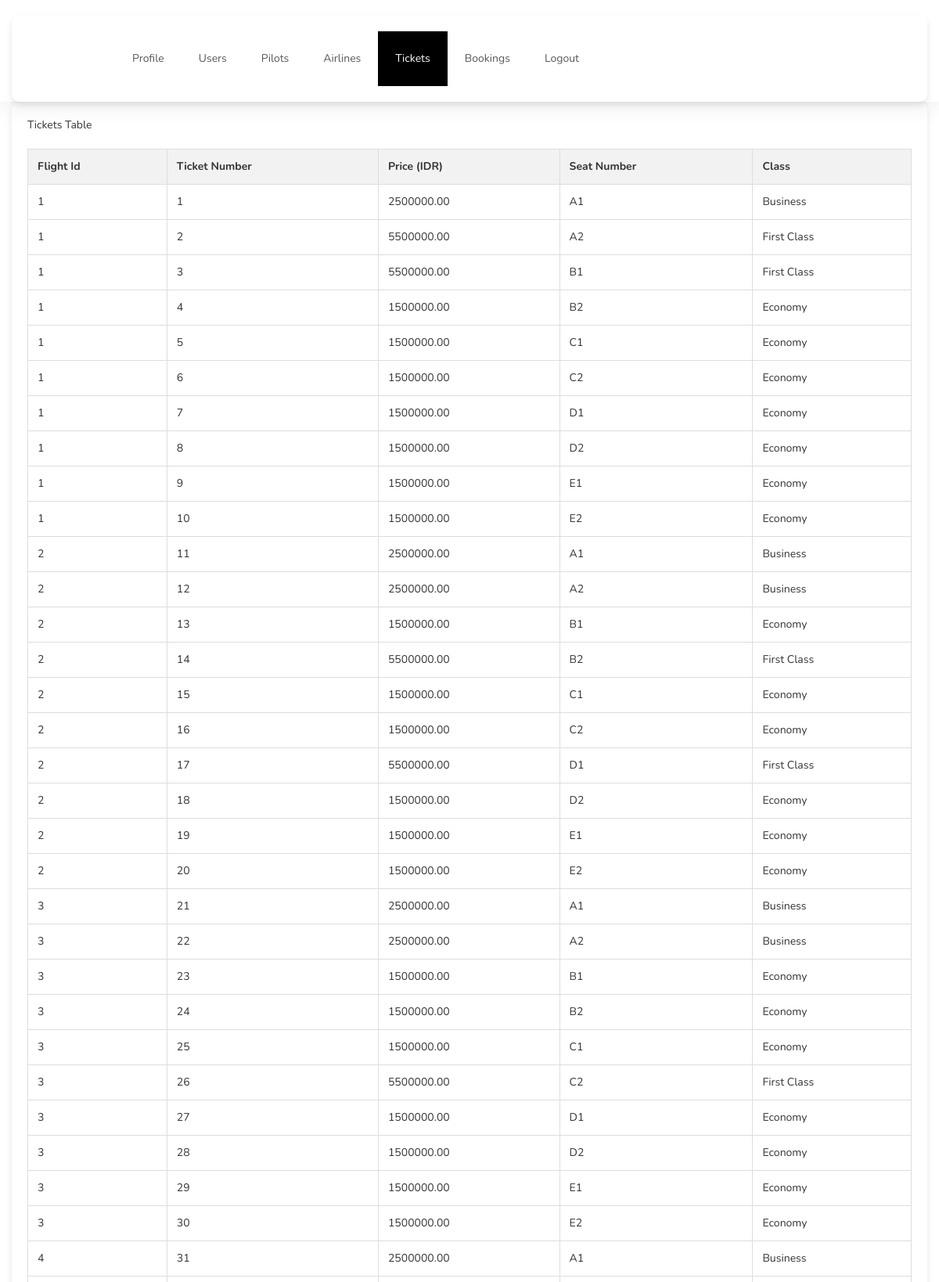
Screenshot of /airline2/admin_tickets.php (upper part) with the database file from the repository.
### tables this page shows
CREATE TABLE `tickets` (
  `ticket_number` int(11) NOT NULL,
  `flight_id` varchar(30) DEFAULT NULL,
  `price` decimal(15,2) DEFAULT NULL,
  `seat_number` varchar(30) DEFAULT NULL,
  `class` varchar(30) DEFAULT NULL
);

### airline2/admin_tickets.php (the view, shortened to what this page needs)
<!DOCTYPE html>
<html lang="en">
<head>
    <link rel="stylesheet" href="css/bootstrap.min.css">
    <link rel="stylesheet" href="css/font-awesome.min.css">
    <link rel="stylesheet" href="css/owl.carousel.css">
    <link rel="stylesheet" href="css/owl.theme.default.min.css">
    <link rel="stylesheet" href="css/style.css">
</head>
<body id="top" data-spy="scroll" data-target=".navbar-collapse" data-offset="50">
    <section class="navbar custom-navbar navbar-fixed-top navbar-custom" role="navigation">
        <div class="container">
            <div class="collapse navbar-collapse">
                <ul class="nav navbar-nav navbar-nav-first">
                    <li><a href="admin_home.php">Profile</a></li>
                    <li><a href="users.php">Users</a></li>
                    <li><a href="pilot.php">Pilots</a></li>
                    <li><a href="airlines.php">Airlines</a></li>
                    <li class="active"><a href="admin_tickets.php">Tickets</a></li>
                    <li><a href="booked_flights.php">Bookings</a></li>
                    <li><a href="login.php">Logout</a></li>
                </ul>
            </div>
        </div>
    </section>
    <section id="section1">
        <div class="container">
            <div class="title">Tickets Table</div>
            <?php
            require_once('dbconnect.php');
            $sql = "SELECT * FROM tickets";
            $result = $conn->query($sql);
            if ($result->num_rows > 0) {
                echo "<table><tr><th>Flight Id</th><th>Ticket Number</th><th>Price (IDR)</th><th>Seat Number</th><th>Class</th></tr>";
                while ($row = $result->fetch_assoc()) {
                    echo "<tr><td>" . $row["flight_id"] . "</td><td>" . $row["ticket_number"] . "</td><td>" . $row["price"] . "</td><td>" . $row["seat_number"] . "</td><td>" . $row["class"] . "</td></tr>";
                }
                echo "</table>";
            } else {
                echo "0 results";
            }
            ?>
        </div>
    </section>
</body>
</html>

### airline2/css/style.css (style rules this page uses)
body { background: #ffffff; font-family: 'Nunito', sans-serif; overflow-x: hidden; padding-top: 70px; }
html { -webkit-font-smoothing: antialiased; }
a { color: #252525; -webkit-transition: 0.5s; transition: 0.5s; text-decoration: none !important; }
a, input, button, .form-control { -webkit-transition: 0.5s; transition: 0.5s; }
section { position: relative; padding: 100px 0; }
.custom-navbar { background: #ffffff; border-top: 5px solid #29ca8e; border-bottom: 0; -webkit-box-shadow: 0 1px 30px rgba(0, 0, 0, 0.1); -moz-box-shadow: 0 1px 30px rgba(0, 0, 0, 0.1); box-shadow: 0 1px 30px rgba(0, 0, 0, 0.1); padding: 12px 0; margin-bottom: 0; padding: 0; }
.custom-navbar .navbar-nav.navbar-nav-first { margin-left: 8em; }
.custom-navbar .nav li a { line-height: 40px; color: #575757; padding-right: 22px; padding-left: 22px; }
.custom-navbar .nav li.active > a { background-color: #29ca8e; color: #ffffff; }
section, .section-background .item, .section-background .courses-thumb, .section-background .team-thumb, main > section:nth-child(even) .item, main > section:nth-child(even) .courses-thumb, main > section:nth-child(even) .team-thumb, main > section { background: #fff; }

### airline2/admin_tickets.php (style rules this page uses)
body { background-color: #f8f9fa; color: #333; }
section { padding: 40px 0; }
table { width: 100%; border-collapse: collapse; margin-top: 20px; }
th, td { border: 1px solid #dddddd; text-align: left; padding: 12px; }
th { background-color: #f2f2f2; }
.container { background-color: #ffffff; border-radius: 10px; box-shadow: 0 4px 8px rgba(0, 0, 0, 0.1); padding: 20px; margin-top: 20px; }
.navbar-custom .navbar-nav-first>li>a:hover, .navbar-custom .navbar-nav-first>li.active>a { color: #fff !important; background-color: #000 !important; }
.navbar-custom { border-color: #000 !important; border: none !important; }

### rows the page displays
tickets: flight "1", ticket_number "1", price "2500000.00", seat_number "A1", class "Business"
tickets: flight "1", ticket_number "2", price "5500000.00", seat_number "A2", class "First Class"
tickets: flight "1", ticket_number "3", price "5500000.00", seat_number "B1", class "First Class"
tickets: flight "1", ticket_number "4", price "1500000.00", seat_number "B2", class "Economy"
tickets: flight "1", ticket_number "5", price "1500000.00", seat_number "C1", class "Economy"
tickets: flight "1", ticket_number "6", price "1500000.00", seat_number "C2", class "Economy"
tickets: flight "1", ticket_number "7", price "1500000.00", seat_number "D1", class "Economy"
tickets: flight "1", ticket_number "8", price "1500000.00", seat_number "D2", class "Economy"
tickets: flight "1", ticket_number "9", price "1500000.00", seat_number "E1", class "Economy"
tickets: flight "1", ticket_number "10", price "1500000.00", seat_number "E2", class "Economy"
tickets: flight "2", ticket_number "11", price "2500000.00", seat_number "A1", class "Business"
tickets: flight "2", ticket_number "12", price "2500000.00", seat_number "A2", class "Business"
tickets: flight "2", ticket_number "13", price "1500000.00", seat_number "B1", class "Economy"
tickets: flight "2", ticket_number "14", price "5500000.00", seat_number "B2", class "First Class"
tickets: flight "2", ticket_number "15", price "1500000.00", seat_number "C1", class "Economy"
tickets: flight "2", ticket_number "16", price "1500000.00", seat_number "C2", class "Economy"
tickets: flight "2", ticket_number "17", price "5500000.00", seat_number "D1", class "First Class"
tickets: flight "2", ticket_number "18", price "1500000.00", seat_number "D2", class "Economy"
tickets: flight "2", ticket_number "19", price "1500000.00", seat_number "E1", class "Economy"
tickets: flight "2", ticket_number "20", price "1500000.00", seat_number "E2", class "Economy"
tickets: flight "3", ticket_number "21", price "2500000.00", seat_number "A1", class "Business"
tickets: flight "3", ticket_number "22", price "2500000.00", seat_number "A2", class "Business"
tickets: flight "3", ticket_number "23", price "1500000.00", seat_number "B1", class "Economy"
tickets: flight "3", ticket_number "24", price "1500000.00", seat_number "B2", class "Economy"
tickets: flight "3", ticket_number "25", price "1500000.00", seat_number "C1", class "Economy"
tickets: flight "3", ticket_number "26", price "5500000.00", seat_number "C2", class "First Class"
tickets: flight "3", ticket_number "27", price "1500000.00", seat_number "D1", class "Economy"
tickets: flight "3", ticket_number "28", price "1500000.00", seat_number "D2", class "Economy"
tickets: flight "3", ticket_number "29", price "1500000.00", seat_number "E1", class "Economy"
tickets: flight "3", ticket_number "30", price "1500000.00", seat_number "E2", class "Economy"
tickets: flight "4", ticket_number "31", price "2500000.00", seat_number "A1", class "Business"
